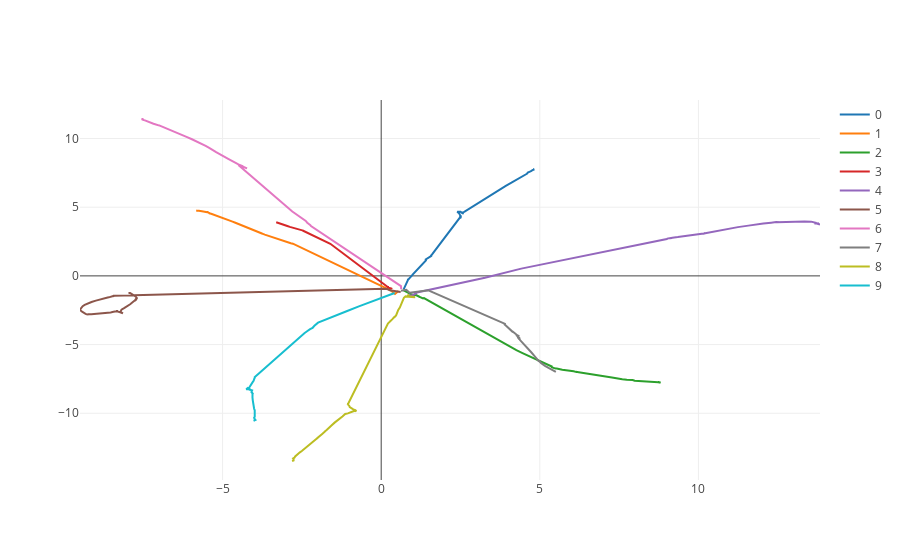

Notebook code for this chart:
### Code cell
names = [str(s) for s in np.arange(len(x_r))]
data = [go.Scatter(x=x_r[i][:, 0], y=x_r[i][:, 1], mode='lines', name=n) for i,n in enumerate(names)]
iplot(data)
